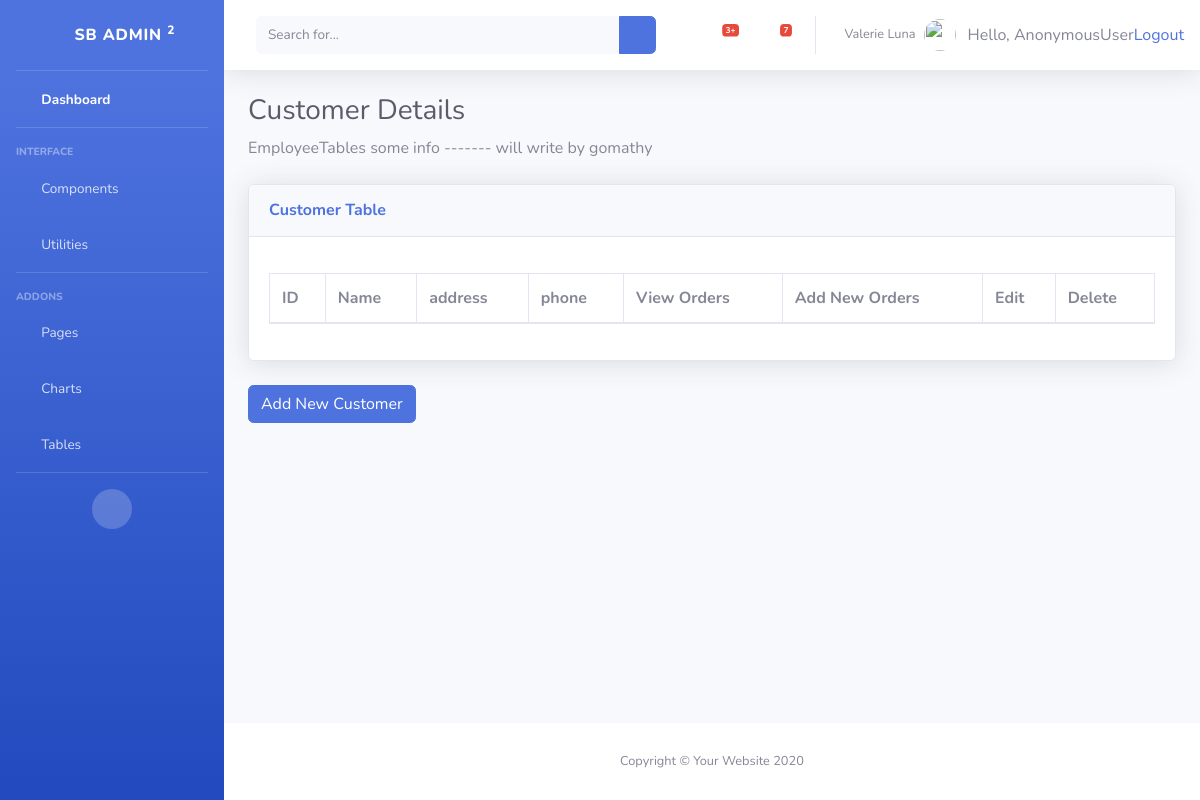
/customer/, run on an earlier commit of the app's database.
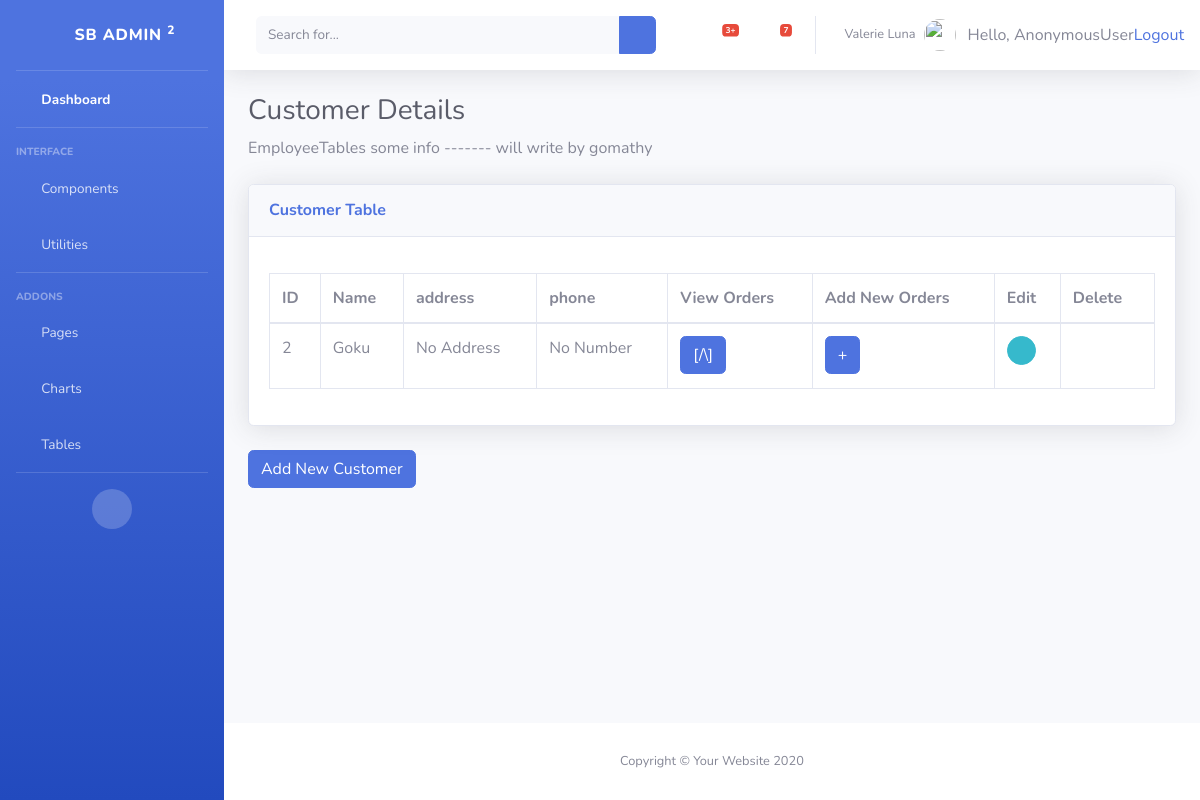
And on a later commit of the database.
### inventory/models.py (models this page shows, shortened)
class Customer(models.Model):
	name 	= models.CharField("Customer Name", max_length=30, default='No Name', blank=True)
	address = models.CharField(max_length=70, default='No Address', blank=True)
	phone 	= models.CharField("Phone Number", max_length=11, default='No Number', blank=True)

### inventory/views.py (the view)
# urls.py: path('customer/',views.customer,name='customer'),
def customer(request):
	cus = Customer.objects.all()
	return render(request, 'inventory/customer.html', { 'cus': cus })

### inventory/templates/inventory/customer.html (shortened to what this page needs)
{% extends 'inventory/base.html' %}
{% load static %}
{% block body %}
<h1 class="h3 mb-2 text-gray-800">Customer Details </h1>
<p class="mb-4">EmployeeTables some info ------- will write by gomathy  </p>
<div class="card shadow mb-4">
  <div class="card-header py-3">
    <h6 class="m-0 font-weight-bold text-primary">Customer Table</h6>
  </div>
  <div class="card-body">
    <div class="table-responsive">
      <table class="table table-bordered" id="dataTable" width="100%" cellspacing="0">
        <thead>
          <tr>
            <th>ID</th>
            <th>Name</th>
            <th>address</th>
            <th>phone</th>
            <th> View Orders</th>
            <th> Add New Orders </th>
            <th>Edit</th>
            <th>Delete</th>
          </tr>
        </thead>
        <tbody>
          <ul>
        		{% for c in cus %}
        			<tr>
                  <td>{{ c.id }} </td>
        			    <td>{{ c.name }} </td>
        			    <td>{{ c.address }} </td>
        			    <td>{{ c.phone }} </td>
                  <td>
                    <a href="{% url 'inventory:order_list' c.id %}"
                      class="btn btn-primary" role="button"> [/\]
                    </a>
                  </td>
                  <td>
                    <a href="{% url 'inventory:order_now' c.id %}"
                      class="btn btn-primary" role="button"> +
                    </a>
                  </td>
                  <td>
                      <a href="{% url 'inventory:cust_edit' c.id %}" class="btn btn-info btn-circle btn-sm">
                        <i class="fas fa-info-circle"></i>
                      </a>
                  </td>
                  <td>
                  <div class="nav-item dropdown no-arrow mx-1" align="center">
                      <a class="nav-link dropdown-toggle" href="{% url 'inventory:delete_customer' c.id %}"
                        id="alertsDropdown"
                        data-toggle="dropdown" aria-haspopup="true" aria-expanded="false">
                        <i class="fas fa-trash"></i>
                      </a>
                  </div>
                  </td>
        			</tr>
        		{% endfor %}
        	</ul>
        </tbody>
      </table>
    </div>
  </div>
</div>
<div class="button-group">
      <a href="{% url 'inventory:add_customer' %}" class="btn btn-primary" role="button">
      Add New Customer </a>
</div>
{% endblock %}

What changed in the data, as far as the page shows it:
added Customer: id "2", name "Goku", address "No Address", phone "No Number"
